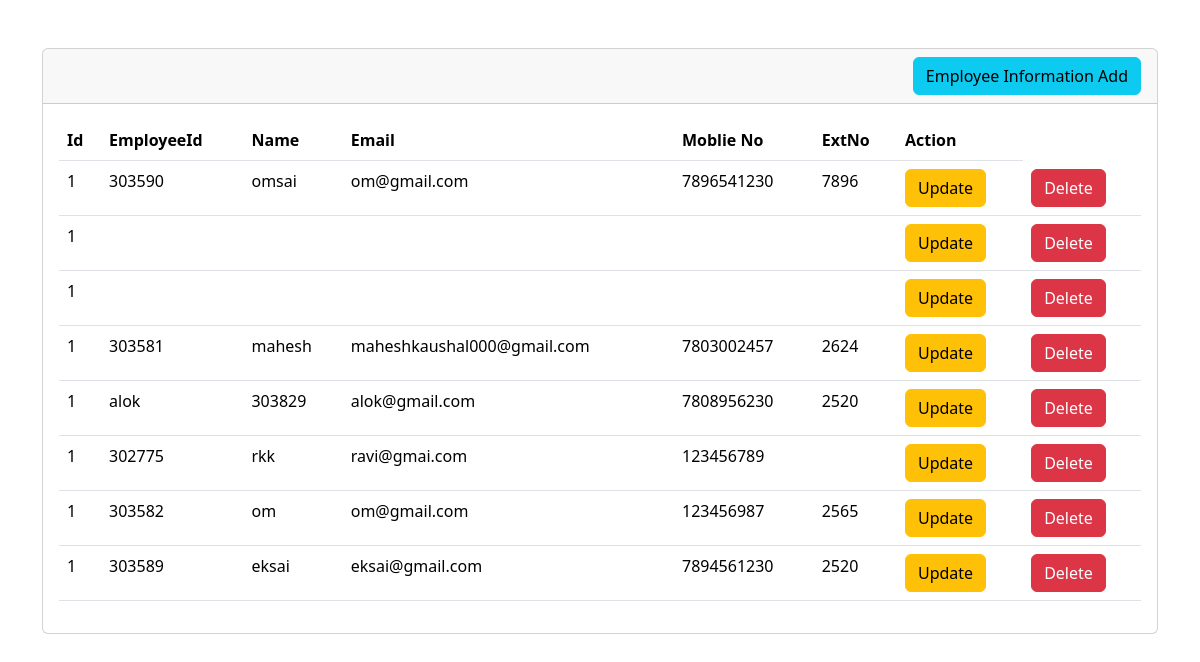
The page / on the database its author committed.
### tables this page shows
CREATE TABLE `employee` (
  `id` int(11) NOT NULL,
  `empid` varchar(100) NOT NULL,
  `enam` varchar(100) NOT NULL,
  `email` varchar(100) NOT NULL,
  `phone` varchar(10) NOT NULL,
  `ext` varchar(10) NOT NULL
);

### index.php (the view, shortened to what this page needs)
<?php include("include/header.php")?>
<?php include("dbconfig.php")?>
    <div class="container">
        <div class="row">
            <div class="col-md-12 mt-5">
                <div class="card">
                    <div class="card-header">
                        <h5><a href="create.php" class="btn btn-info float-sm-end">Employee Information Add</a></h5>
                    </div>
                       <div class="card-body">
                        <?php
                        $employee ="select * from employee";
                        $employee_run =mysqli_query($conn,$employee);
                        if(mysqli_num_rows($employee_run) >0)
                          {
                           ?>
                     <table class="table">
                            <thead>
                               <tr>
                                    <th scope="col">Id</th>
                                    <th scope="col">EmployeeId</th>
                                    <th scope="col">Name</th>
                                    <th scope="col">Email</th>
                                    <th scope="col">Moblie No</th>
                                    <th scope="col">ExtNo</th>
                                    <th scope="col">Action</th>
                               </tr>
                            </thead>
                                   <tbody>
                                         <?php
                                            while($emp_row=mysqli_fetch_array($employee_run))
                                            {
						$count=count+1;
                                          ?>
                                            <tr>
                                                <td><?php  echo $count;?></td>
                                                <td><?php  echo $emp_row['empid'];?></td>
                                                <td><?php  echo $emp_row['enam'];?></td>
                                                <td><?php  echo $emp_row['email'];?></td>
                                                <td><?php  echo $emp_row['phone'];?></td>
                                                <td><?php  echo $emp_row['ext'];?></td>
                                                <td><a href="create-update.php?id=<?php  echo $emp_row['id'];?>" class="btn btn-warning">Update</a>
                                                <td>
                                                <form action="empcode.php" method="POST">
                                                <button type="submit"name="delete"class="btn btn-danger">Delete</button>
                                                </form>
                                                </td>
                                             </tr>
                                          <?php
                                             }
                                          ?>
                                    </tbody>
                    </table>
                            <?php
                             }
                             else
                             {
                            echo "No Record Found";
                             }
                            ?>
                       </div>
                </div>
            </div>
        </div>
    </div>
    <?php include("include/footer.php")?>

### include/header.php (shortened to what this page needs)
<!doctype html>
<html lang="en">
  <head>
    <link href="https://cdn.jsdelivr.net/npm/bootstrap@5.3.2/dist/css/bootstrap.min.css" rel="stylesheet">
  </head>
  <body>
</body>
</html>

### include/footer.php (shortened to what this page needs)
<!doctype html>
<html lang="en">
  <head>
    <link href="https://cdn.jsdelivr.net/npm/bootstrap@5.3.2/dist/css/bootstrap.min.css" rel="stylesheet">
  </head>
  <body>
</body>
</html>

### rows shown on the page
employee: count "1", empid "303590", enam "omsai", email "om@gmail.com", phone "7896541230", ext "7896"
employee: count "1"
employee: count "1"
employee: count "1", empid "303581", enam "mahesh", email "maheshkaushal000@gmail.com", phone "7803002457", ext "2624"
employee: count "1", empid "alok", enam "303829", email "alok@gmail.com", phone "7808956230", ext "2520"
employee: count "1", empid "302775", enam "rkk", email "ravi@gmai.com", phone "123456789"
employee: count "1", empid "303582", enam "om", email "om@gmail.com", phone "123456987", ext "2565"
employee: count "1", empid "303589", enam "eksai", email "eksai@gmail.com", phone "7894561230", ext "2520"
